Frame 1 (no input): blank canvas, image omitted
Frame 60 (no input): blank canvas, image omitted
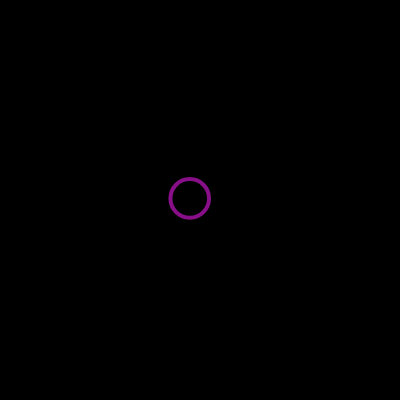
Frame 120 (the mouse pressed at the canvas centre since frame 60)

The p5.js sketch whose frames 1 and 60 were blank and that drew this single picture after the mouse press (run headless with seeded random() and noise() and a simulated clock; from frame 60 on, the mouse is pressed at the canvas centre):

// p5.js sketch
// ── sketch.js
let bubbles = [];




function setup() {
  createCanvas(400, 400);
}

function draw() {
  background(0);

  //percorrendo o array bubbles
  for (let bubble of bubbles){
    bubble.show();
    bubble.move();
  }

  
}

function mousePressed(){
  let raio = random(10,50);
  let bubble = new Bubble (mouseX,mouseY,raio);
  bubbles.push(bubble);
}

//------Função Clica e Arrasta
function mouseDragged(){
  let raio = random(10,50);
  let bubble = new Bubble (mouseX,mouseY,raio);
  bubbles.push(bubble);
}
// ── Bubble.js
class Bubble{
  constructor(x,y,r){
    this.x =x;
    this.y =y;
    this.r =r;
  }
  show(){
    stroke(135,15,135);
    strokeWeight(4);
    noFill();
    circle(this.x,this.y,this.r);
  }
  move(){
    this.x = this.x + random(-5,5);
    this.y = this.y + random(-5,5);
  }
}
